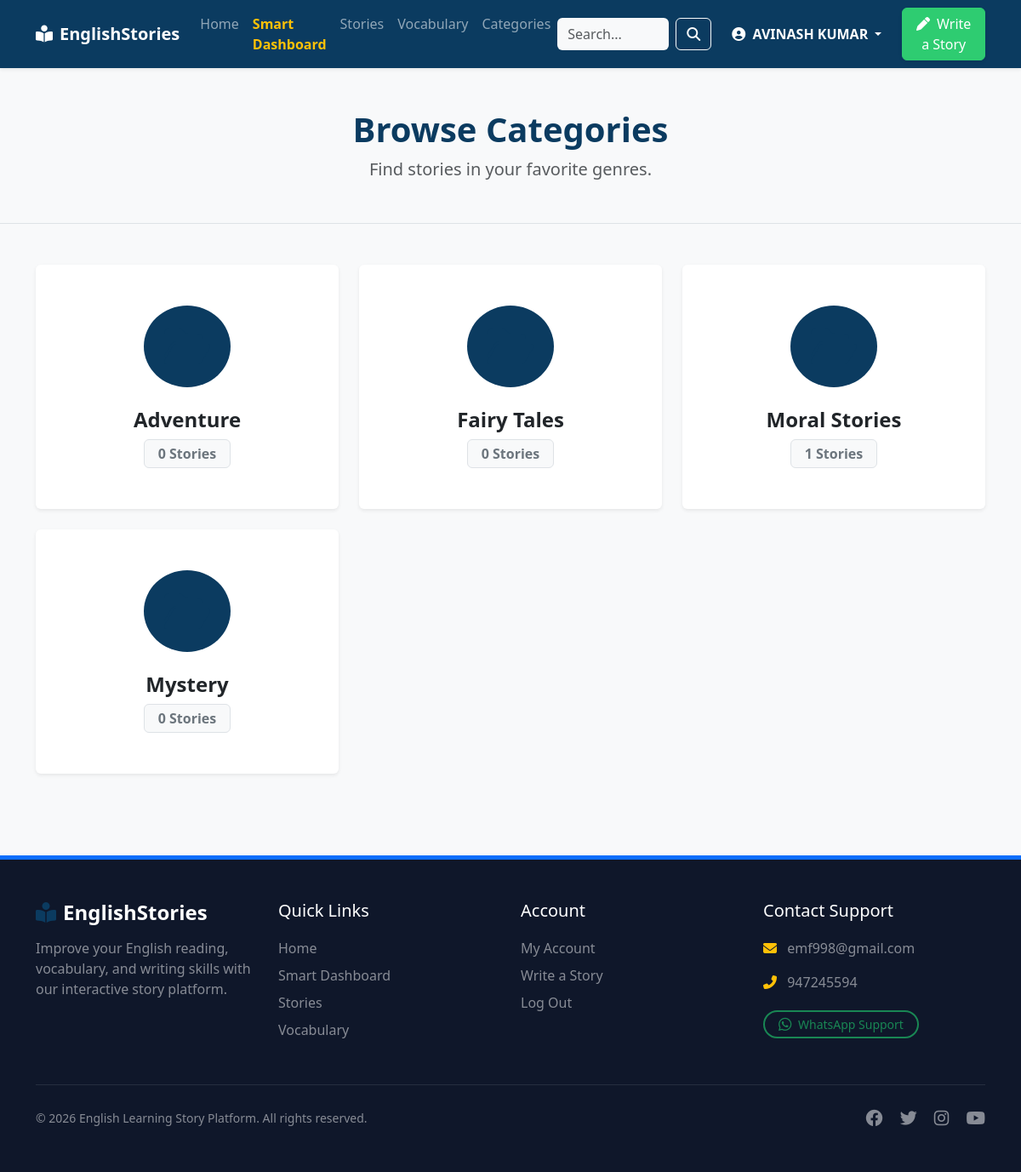
Screenshot of /english-learning/categories.php (signed in) with the database file from the repository.
### tables this page shows
CREATE TABLE `categories` (
  `id` int(11) NOT NULL AUTO_INCREMENT,
  `name` varchar(100) NOT NULL,
  `slug` varchar(100) NOT NULL,
  `created_at` timestamp NOT NULL DEFAULT current_timestamp(),
  PRIMARY KEY (`id`),
  UNIQUE KEY `slug` (`slug`)
);

### english-learning/includes/functions.php (called while the page is built, shortened)
<?php
function escape($string) {
    return htmlspecialchars($string, ENT_QUOTES, 'UTF-8');
}
?>

### english-learning/categories.php (the view, shortened to what this page needs)
<?php
include 'includes/header.php';
$sql = "
    SELECT c.*, COUNT(s.id) as story_count
    FROM categories c
    LEFT JOIN stories s ON c.id = s.category_id AND s.status = 'Published'
    GROUP BY c.id
    ORDER BY c.name ASC
";
$stmt = $pdo->query($sql);
$categories = $stmt->fetchAll();
?>
<div class="bg-light py-5 mb-5 border-bottom">
    <div class="container text-center">
        <h1 class="fw-bold text-primary-custom mb-2">Browse Categories</h1>
        <p class="text-muted lead mb-0">Find stories in your favorite genres.</p>
    </div>
</div>
<div class="container pb-5">
    <div class="row g-4">
        <?php foreach($categories as $cat): ?>
        <div class="col-md-4 col-sm-6">
            <a href="stories.php?category=<?= $cat['id'] ?>" class="text-decoration-none">
                <div class="card h-100 border-0 shadow-sm hover-shadow transition">
                    <div class="card-body p-5 text-center">
                        <div class="mb-4">
                            <div class="d-inline-block p-4 rounded-circle bg-primary-custom bg-opacity-10 text-primary-custom">
                                <i class="fas fa-folder-open fa-3x"></i>
                            </div>
                        </div>
                        <h4 class="fw-bold text-dark mb-2"><?= escape($cat['name']) ?></h4>
                        <span class="badge bg-light text-secondary border px-3 py-2 fs-6"><?= $cat['story_count'] ?> Stories</span>
                    </div>
                </div>
            </a>
        </div>
        <?php endforeach; ?>
    </div>
</div>
<?php include 'includes/footer.php'; ?>

### english-learning/assets/css/style.css (style rules this page uses)
:root { --primary-color: #0b3b60; --accent-color: #3498db; --success-color: #2ecc71; --bg-color: #f8f9fa; --text-color: #333333; --border-color: #e0e0e0; }
body { background-color: var(--bg-color); color: var(--text-color); font-family: 'Segoe UI', Tahoma, Geneva, Verdana, sans-serif; display: flex; flex-direction: column; }
.bg-primary-custom { background-color: var(--primary-color) !important; }
.text-primary-custom { color: var(--primary-color) !important; }

### rows the page displays
categories: name "Adventure", story_count "0"
categories: name "Fairy Tales", story_count "0"
categories: name "Moral Stories", story_count "1"
categories: name "Mystery", story_count "0"

### other values shown
$_SESSION['user_name'] "AVINASH KUMAR"
$c_email "emf998@gmail.com"
$c_phone "947245594"
